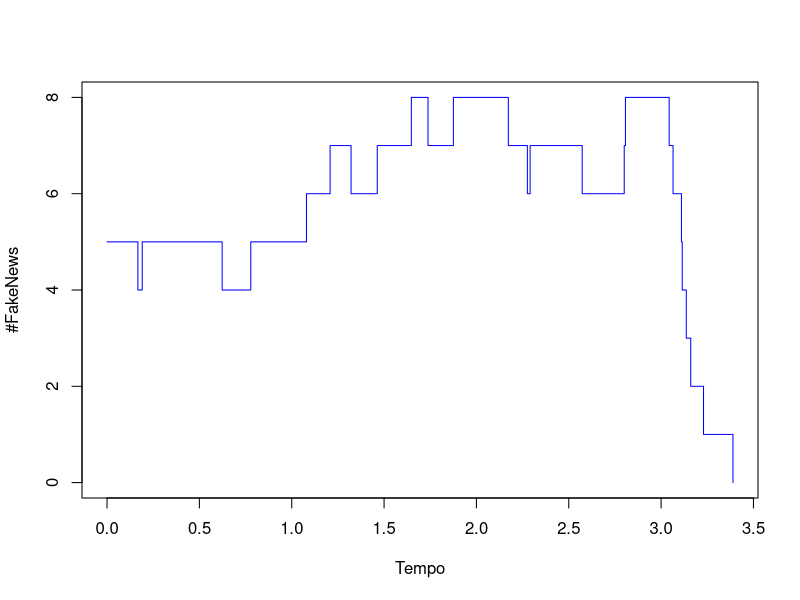

Generate this figure with R:

#set.seed(1)
#calcula o proximo evento
calculaProxEvento <- function(tl, colname, n, k, tt) {
  
	#inicializo uma matriz para inserir os eventos que vão ser gerados para poder pegar o proximo evento, sendo que esse evento é o com menor tempo (por falta de memoria podemos fazer assim)
	prox <- matrix(rep(0,), ncol = length(colname), nrow = n*2)
	colnames(prox) <- colname
	
	#Faço um for para calcular o próximo evento de cada usuário
	#Cada usuario propaga uma FakeNews e uma GoodNews. Se a timeline dele for soh FakeNews(ou soh goodNews) ele propaga a FakeNews(ou a GoodNews) com probabilidade 1.
	
	for(i in 1:n){
	
		#calcula prox FakeNews propagado do usuario i
		vizinho <- sample(1:(n-1), 1) #numero aleatorio entre 1 e K-1, daqui fazemos a conta para saber qual o vizinho que vai receber o post. A distribuição é uniforme.
		if(vizinho == i) {vizinho <- n} #A probabilidade é 1/N-1, porque ele nao tem auto referencia, entao se cair nele, vai ser o N-esimo elemento. #Um pouco de gambiarra, mas funciona
		#popula meus dados
		prox[i,1] <- i #TlSource
		prox[i,2] <- vizinho #TlDestination
		
		if(rowSums(tl)[i] == k){#todos os posts do propagador sao FakeNews, entao ele propaga FN
		  prox[i,3] <- 1
		} else if(rowSums(tl)[i] == 0){#todos os posts do propagador sao GoodNews, entao ele propaga GN
		  prox[i,3] <- 0
		} else {
		  prox[i,3] <- 1 #Type # 0 = GN, 1 = FN #aqui ta prob 1/2, tem que alterar depois, esta assim por questão de testes
		}
		##prox[i,3] <- if(sample(0:4,1) > 3) {0} else {1} #Aqui, por questão de testes tmb, coloquei uma prob de 3/5 para receber GoodNews e 2/5 para FakeNews.
		#prox[i,4] <- 0 #Total_FakeNews, vai ser calculado depois, coloco 0 para não ficar vazio
		prox[i,6] <- rexp(1) #Time #tempo exponencial usando função do próprio R.
		prox[i,5] <- prox[i,6] + tt
		#calcula prox GoodNews propagado do usuario i
		vizinho <- sample(1:(n-1), 1) #numero aleatorio entre 1 e K-1, daqui fazemos a conta para saber qual o vizinho que vai receber o post. A distribuição é uniforme.
		if(vizinho == i) {vizinho <- n} #A probabilidade é 1/N-1, porque ele nao tem auto referencia, entao se cair nele, vai ser o N-esimo elemento. #Um pouco de gambiarra, mas funciona
		#popula meus dados
		prox[n+i,1] <- i #TlSource
		prox[n+i,2] <- vizinho #TlDestination
		
		if(rowSums(tl)[i] == k){#todos os posts do propagador sao FakeNews, entao ele propaga FN
		  prox[n+i,3] <- 1
		} else if(rowSums(tl)[i] == 0){#todos os posts do propagador sao GoodNews, entao ele propaga GN
		  prox[n+i,3] <- 0
		} else {
		  prox[n+i,3] <- 0 #Type # 0 = GN, 1 = FN #aqui ta prob 1/2, tem que alterar depois, esta assim por questão de testes
		}
		##prox[i,3] <- if(sample(0:4,1) > 3) {0} else {1} #Aqui, por questão de testes tmb, coloquei uma prob de 3/5 para receber GoodNews e 2/5 para FakeNews.
		#prox[i,4] <- 0 #Total_FakeNews, vai ser calculado depois, coloco 0 para não ficar vazio
		
		prox[n+i,6] <- rexp(1) #Time #tempo exponencial usando função do próprio R.
		prox[n+i,5] <- prox[n+i,6] + tt
	
	}
	
	#orderna evento pela coluna "Time" em ordem crescente e adiciona esse evento no proximo evento.
	#Esse é o primeiro evento que vai acontecer pois é o com menor tempo.
	prox[order(prox[,ncol(prox)]),][1,]
	#return(prox)
}


#################################
roda_sim <- function() {

	#Cria timeLine com os valores "F" = 1,"G" = 0, podemos modificar do jeito que quisermos
	#GoodNews = 0
	#FakeNews = 1

	#set.seed(10)
	maxLoop <- 1000
	#qual valor vai ser inicializado no top das timeLines
	top <- 1 #Vai começar com FakeNews no top da timeline
	#qual valor vai ser inicializado no botton das timeLines
	botton <- 0 #Vai começar com GoodNews no booton da timeline
	#Numero posts na timeline
	K <- 2 #Minha timeline tem 2 posts só
	#Numero de usuarios
	N <- 5 #5 usuários
	#lambidas
	lambda0 <- 0 
	lambda1 <- 0 

	#nome das colunas do evento, uso para calcular tambem o tamanho da matriz. Esse objeto é apenas um vetor com os nomes das colunas para poder reaproveitar na hora de criar as matrizes
	#evento vai ter: [TlSource, TlDestination, Type, TotalFN, Time] #Tempo precisa ser sempre o ultimo elemento da lista para nao dar problema na function calculaProxEvento
	#TlSource = Quem está enviando o post
	#TlSource = Quem está recebendo o post
	#Type = Se é FakeNews(1) ou GoodNews(0)
	#TotalFN = Total de fakeNews no instante Time
	#Time = tempo que chegou o próximo post na timeline, aqui o tempo não é o total, é relativo, ou seja, é o espaço de tempo entre o ultimo post e a hora desse post
	colname <- c("TlSource", "TlDestination", "Type", "TotalFN", "TotalTime", "RelativeTime")

	#Timeline é criada da seguinte forma: [top, 0, 0, ..., 0, 0, booton] para cada linha, ou seja, se top = 1 e botton = 1, teremos todas as linhas como [1,0,...,0,1], timeline começa com fakenews e termina com fakenews
	timeLine <- matrix(rep(c(top, rep(0,K-2), botton),N), nrow = N, byrow = T)
	colnames(timeLine) <- c("Top", rep("middle", K-2), "Botton")

	#crio minha matriz de eventos
	eventos <- matrix(rep(0,length(colname)), ncol = length(colname))
	eventos[4] <- Reduce(`+`, (colSums(timeLine)))
	colnames(eventos) <- colname

	#cria matriz para receber o proximo evento
	prox_evento <- matrix(rep(0, length(colname)), nrow = 1, ncol = length(colname))
	colnames(prox_evento) <- colname

	#Reduce(`+`, (colSums(timeLine) # Essa conta serve para calcular quantas FakeNews tem, no total, nas timelines
	l<-0
	
	total_time <- 0
	#Meu loop roda 1000 vezes se minha timeLine não estiver totalmente com GoodNews ou totalmente com FakeNews, caso tenham todas as timeLines com FakeNews ou GoodNews, ele para
	while( (l <= maxLoop) & (Reduce(`+`, (colSums(timeLine))) != 0) &  (Reduce(`+`, (colSums(timeLine))) != K*N) ){
		#uso a function para calcular o proximo evento
		prox_evento <- calculaProxEvento(timeLine, colname, N, K, total_time)

		#faço a rotação da timeLine, ou seja, o top recebe o próximo post que pode ser FN ou GN e os outros posts da timeline "descem".
		for(i in K:2){
			timeLine[prox_evento[2], i] <- timeLine[prox_evento[2], i-1] #top vai pra botton
		}
		timeLine[prox_evento[2], 1] <- prox_evento[3] #evento entra no top da timeline
		
		######################################################################
		## RDN Case, mas validar probabilidade se eh linearmente distribuido ##
		######################################################################
		#para RDN podemos escolher aleatoriamente onde a mensagem vai entrar, entao basicamente vamos soh substituir um post aleatoriamente
		#timeLine[prox_evento[2], sample(1:K,1)] <- prox_evento[3] #top vai pra botton
		
		#calcula quantas FakeNews tem no total e adiciono na coluna correta
		prox_evento[4] <- Reduce(`+`, (colSums(timeLine)))
		#adiciona tempo total ate o momento
		#prox_evento[5] <- colSums(eventos)[6]+prox_evento[6]
		total_time <- prox_evento[5]
		
		#rbind serve para adicionar uma row na matriz, ou seja, estou adicionando o prox_evento na minha matriz de eventos
		eventos <- rbind(eventos, prox_evento)
		
		l <- l+1

	}
	
	return(eventos)
	#minha timeLine após o loop
	#timeLine
	#quantos eventos foram gerados
	#nrow(eventos)
	#plota a quantodade de FakeNews por evento
	#plot(eventos[,4], )
}

total_sim_time <- c()
total_fk_timeline <- c()
for (i in 1:30){
  #inicializa um vetor vazio para inserir todos os tempos de simulação, para tirarmos a média
  sim_time <- c()
  #inicializa um vetor vazio para inserir todos os estados finais da simulação, para saber qual porcentagem de FakeNews e GoodNews do total das simulações
  sim_TL <- c()
  
  #numSim é o número de simulações que iremos realizar
  numSim <- 100
  #realiza as simulações e insere na lista sim_events
  sim_events <- replicate(numSim,roda_sim())

  for(i in 1:numSim) {
    #insere os dados de tempo de cada simulação
    sim_time <- c(sim_time,(sim_events[[i]][nrow(sim_events[[i]]),5]))
    #insere o estado final da time line (10 é tudo fakeNews e 0 é tudo goodNews)
    sim_TL <- c(sim_TL,(sim_events[[i]][nrow(sim_events[[i]]),4]))
  }

  #media de tempo
  total_sim_time <- c(total_sim_time,mean(sim_time))
  total_fk_timeline <- c(total_fk_timeline, sum(sim_TL == 10)/length(sim_TL))
  #Porcentagem de vezes que teve FakeNews
  #sumFN <- sum(sim_TL == 10)
  #sumGN <- sum(sim_TL == 0)
  #sumFN/length(sim_TL)
  
  #reseto minha lista de eventos
  sim_events <<- NULL
  
}
#media com o intervalo de confianca da porcentagem de FK
mean(total_fk_timeline) - (( 1.96*sqrt(sum((total_fk_timeline-mean(total_fk_timeline))^2/(length(total_fk_timeline))))) / sqrt(length(total_fk_timeline)))
mean(total_fk_timeline)
mean(total_fk_timeline) + (( 1.96*sqrt(sum((total_fk_timeline-mean(total_fk_timeline))^2/(length(total_fk_timeline))))) / sqrt(length(total_fk_timeline)))

#media com o intervalo de confianca do tempo para terminar a simulacao
mean(total_sim_time) - (( 1.96*sqrt(sum((total_sim_time-mean(total_sim_time))^2/(length(total_sim_time))))) / sqrt(length(total_sim_time)))
mean(total_sim_time)
mean(total_sim_time) + (( 1.96*sqrt(sum((total_sim_time-mean(total_sim_time))^2/(length(total_sim_time))))) / sqrt(length(total_sim_time)))


#plot do primeiro evento (tempo X #FakeNews)

plot(sim_events[[1]][,5], sim_events[[1]][,4], type="s", xlab = "Tempo", ylab = "#FakeNews", col="blue")

#sim_events[[1]][1,]
#site para ajudar a configurar o plot do grafico
#https://www.datamentor.io/r-programming/plot-function/
#plot(sim_events[,5], sim_events[,4], type="l", xlab = "Tempo", ylab = "#FakeNews", col="blue")


#FakeNewsTime <- matrix(c(sim_events[[1]][nrow(sim_events[[1]]),4], sim_events[[1]][nrow(sim_events[[1]]),5]), ncol = 2)

#for(i in 2:numSim) {
#	FakeNewsTime <- rbind(FakeNewsTime, matrix(c(sim_events[[i]][nrow(sim_events[[i]]),4], sim_events[[i]][nrow(sim_events[[i]]),5]), ncol = 2))
#}
#FakeNewsTime <- round(FakeNewsTime, 1)

#teste <- FakeNewsTime[FakeNewsTime[,1]==10,]

#pl <- seq(0,6,0.1)

#pl <- cbind(seq(0,20,0.1),0)

#for(i in 1:nrow(pl)) {
#	pl[i,2] <- sum(teste[,2]==(pl[i,1]))
#}

#pl <- pl[pl[,2]>0,]

#plot(pl, type="l")